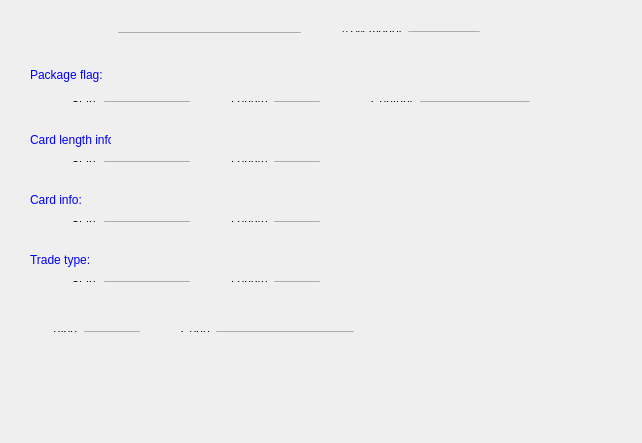
<?xml version="1.0" encoding="UTF-8"?>
<ui version="4.0">
 <class>CATMNetParamsClass</class>
 <widget class="QWidget" name="CATMNetParamsClass">
  <property name="geometry">
   <rect>
    <x>0</x>
    <y>0</y>
    <width>642</width>
    <height>443</height>
   </rect>
  </property>
  <property name="windowTitle">
   <string>CATMNetParams</string>
  </property>
  <widget class="QLabel" name="label_3">
   <property name="geometry">
    <rect>
     <x>30</x>
     <y>65</y>
     <width>81</width>
     <height>21</height>
    </rect>
   </property>
   <property name="text">
    <string>&lt;!DOCTYPE HTML PUBLIC &quot;-//W3C//DTD HTML 4.0//EN&quot; &quot;http://www.w3.org/TR/REC-html40/strict.dtd&quot;&gt;
&lt;html&gt;&lt;head&gt;&lt;meta name=&quot;qrichtext&quot; content=&quot;1&quot; /&gt;&lt;style type=&quot;text/css&quot;&gt;
p, li { white-space: pre-wrap; }
&lt;/style&gt;&lt;/head&gt;&lt;body style=&quot; font-family:'宋体'; font-size:9pt; font-weight:400; font-style:normal;&quot;&gt;
&lt;p style=&quot; margin-top:0px; margin-bottom:0px; margin-left:0px; margin-right:0px; -qt-block-indent:0; text-indent:0px;&quot;&gt;&lt;span style=&quot; color:#0000ff;&quot;&gt;Package flag:&lt;/span&gt;&lt;/p&gt;&lt;/body&gt;&lt;/html&gt;</string>
   </property>
  </widget>
  <widget class="QWidget" name="layoutWidget">
   <property name="geometry">
    <rect>
     <x>220</x>
     <y>90</y>
     <width>111</width>
     <height>23</height>
    </rect>
   </property>
   <layout class="QGridLayout" name="gridLayout_4">
    <item row="0" column="0">
     <widget class="QLabel" name="label_5">
      <property name="text">
       <string>Length</string>
      </property>
     </widget>
    </item>
    <item row="0" column="1">
     <widget class="QLineEdit" name="editSignLength"/>
    </item>
   </layout>
  </widget>
  <widget class="QWidget" name="layoutWidget_2">
   <property name="geometry">
    <rect>
     <x>360</x>
     <y>90</y>
     <width>181</width>
     <height>23</height>
    </rect>
   </property>
   <layout class="QGridLayout" name="gridLayout_5">
    <item row="0" column="0">
     <widget class="QLabel" name="label_6">
      <property name="text">
       <string>Content</string>
      </property>
     </widget>
    </item>
    <item row="0" column="1">
     <widget class="QLineEdit" name="editSignContent"/>
    </item>
   </layout>
  </widget>
  <widget class="QWidget" name="layoutWidget_3">
   <property name="geometry">
    <rect>
     <x>60</x>
     <y>150</y>
     <width>141</width>
     <height>23</height>
    </rect>
   </property>
   <layout class="QGridLayout" name="gridLayout_6">
    <item row="0" column="0">
     <widget class="QLabel" name="label_7">
      <property name="text">
       <string>Start</string>
      </property>
     </widget>
    </item>
    <item row="0" column="1">
     <widget class="QLineEdit" name="editCardLenBeginPos"/>
    </item>
   </layout>
  </widget>
  <widget class="QWidget" name="layoutWidget_4">
   <property name="geometry">
    <rect>
     <x>220</x>
     <y>150</y>
     <width>111</width>
     <height>23</height>
    </rect>
   </property>
   <layout class="QGridLayout" name="gridLayout_7">
    <item row="0" column="0">
     <widget class="QLabel" name="label_8">
      <property name="text">
       <string>Length</string>
      </property>
     </widget>
    </item>
    <item row="0" column="1">
     <widget class="QLineEdit" name="editCardLenLen"/>
    </item>
   </layout>
  </widget>
  <widget class="QWidget" name="layoutWidget_5">
   <property name="geometry">
    <rect>
     <x>60</x>
     <y>210</y>
     <width>141</width>
     <height>23</height>
    </rect>
   </property>
   <layout class="QGridLayout" name="gridLayout_8">
    <item row="0" column="0">
     <widget class="QLabel" name="label_10">
      <property name="text">
       <string>Start</string>
      </property>
     </widget>
    </item>
    <item row="0" column="1">
     <widget class="QLineEdit" name="editCardPos"/>
    </item>
   </layout>
  </widget>
  <widget class="QWidget" name="layoutWidget_6">
   <property name="geometry">
    <rect>
     <x>220</x>
     <y>210</y>
     <width>111</width>
     <height>23</height>
    </rect>
   </property>
   <layout class="QGridLayout" name="gridLayout_9">
    <item row="0" column="0">
     <widget class="QLabel" name="label_11">
      <property name="text">
       <string>Length</string>
      </property>
     </widget>
    </item>
    <item row="0" column="1">
     <widget class="QLineEdit" name="editCardLen"/>
    </item>
   </layout>
  </widget>
  <widget class="QWidget" name="layoutWidget_7">
   <property name="geometry">
    <rect>
     <x>60</x>
     <y>270</y>
     <width>141</width>
     <height>23</height>
    </rect>
   </property>
   <layout class="QGridLayout" name="gridLayout_10">
    <item row="0" column="0">
     <widget class="QLabel" name="label_13">
      <property name="text">
       <string>Start</string>
      </property>
     </widget>
    </item>
    <item row="0" column="1">
     <widget class="QLineEdit" name="editBusinessPos"/>
    </item>
   </layout>
  </widget>
  <widget class="QWidget" name="layoutWidget_8">
   <property name="geometry">
    <rect>
     <x>220</x>
     <y>270</y>
     <width>111</width>
     <height>23</height>
    </rect>
   </property>
   <layout class="QGridLayout" name="gridLayout_11">
    <item row="0" column="0">
     <widget class="QLabel" name="label_14">
      <property name="text">
       <string>Length</string>
      </property>
     </widget>
    </item>
    <item row="0" column="1">
     <widget class="QLineEdit" name="editBusinessLen"/>
    </item>
   </layout>
  </widget>
  <widget class="QLabel" name="label_9">
   <property name="geometry">
    <rect>
     <x>30</x>
     <y>130</y>
     <width>81</width>
     <height>21</height>
    </rect>
   </property>
   <property name="text">
    <string>&lt;!DOCTYPE HTML PUBLIC &quot;-//W3C//DTD HTML 4.0//EN&quot; &quot;http://www.w3.org/TR/REC-html40/strict.dtd&quot;&gt;
&lt;html&gt;&lt;head&gt;&lt;meta name=&quot;qrichtext&quot; content=&quot;1&quot; /&gt;&lt;style type=&quot;text/css&quot;&gt;
p, li { white-space: pre-wrap; }
&lt;/style&gt;&lt;/head&gt;&lt;body style=&quot; font-family:'宋体'; font-size:9pt; font-weight:400; font-style:normal;&quot;&gt;
&lt;p style=&quot; margin-top:0px; margin-bottom:0px; margin-left:0px; margin-right:0px; -qt-block-indent:0; text-indent:0px;&quot;&gt;&lt;span style=&quot; color:#0000ff;&quot;&gt;Card length info:&lt;/span&gt;&lt;/p&gt;&lt;/body&gt;&lt;/html&gt;</string>
   </property>
  </widget>
  <widget class="QLabel" name="label_12">
   <property name="geometry">
    <rect>
     <x>30</x>
     <y>190</y>
     <width>81</width>
     <height>21</height>
    </rect>
   </property>
   <property name="text">
    <string>&lt;!DOCTYPE HTML PUBLIC &quot;-//W3C//DTD HTML 4.0//EN&quot; &quot;http://www.w3.org/TR/REC-html40/strict.dtd&quot;&gt;
&lt;html&gt;&lt;head&gt;&lt;meta name=&quot;qrichtext&quot; content=&quot;1&quot; /&gt;&lt;style type=&quot;text/css&quot;&gt;
p, li { white-space: pre-wrap; }
&lt;/style&gt;&lt;/head&gt;&lt;body style=&quot; font-family:'宋体'; font-size:9pt; font-weight:400; font-style:normal;&quot;&gt;
&lt;p style=&quot; margin-top:0px; margin-bottom:0px; margin-left:0px; margin-right:0px; -qt-block-indent:0; text-indent:0px;&quot;&gt;&lt;span style=&quot; color:#0000ff;&quot;&gt;Card info:&lt;/span&gt;&lt;/p&gt;&lt;/body&gt;&lt;/html&gt;</string>
   </property>
  </widget>
  <widget class="QLabel" name="label_15">
   <property name="geometry">
    <rect>
     <x>30</x>
     <y>250</y>
     <width>81</width>
     <height>21</height>
    </rect>
   </property>
   <property name="text">
    <string>&lt;!DOCTYPE HTML PUBLIC &quot;-//W3C//DTD HTML 4.0//EN&quot; &quot;http://www.w3.org/TR/REC-html40/strict.dtd&quot;&gt;
&lt;html&gt;&lt;head&gt;&lt;meta name=&quot;qrichtext&quot; content=&quot;1&quot; /&gt;&lt;style type=&quot;text/css&quot;&gt;
p, li { white-space: pre-wrap; }
&lt;/style&gt;&lt;/head&gt;&lt;body style=&quot; font-family:'宋体'; font-size:9pt; font-weight:400; font-style:normal;&quot;&gt;
&lt;p style=&quot; margin-top:0px; margin-bottom:0px; margin-left:0px; margin-right:0px; -qt-block-indent:0; text-indent:0px;&quot;&gt;&lt;span style=&quot; color:#0000ff;&quot;&gt;Trade type:&lt;/span&gt;&lt;/p&gt;&lt;/body&gt;&lt;/html&gt;</string>
   </property>
  </widget>
  <widget class="QWidget" name="layoutWidget">
   <property name="geometry">
    <rect>
     <x>330</x>
     <y>20</y>
     <width>161</width>
     <height>23</height>
    </rect>
   </property>
   <layout class="QGridLayout" name="gridLayout_2">
    <item row="0" column="0">
     <widget class="QLabel" name="label_2">
      <property name="text">
       <string>ATM model</string>
      </property>
     </widget>
    </item>
    <item row="0" column="1">
     <widget class="QComboBox" name="comboATMType"/>
    </item>
   </layout>
  </widget>
  <widget class="QWidget" name="layoutWidget">
   <property name="geometry">
    <rect>
     <x>60</x>
     <y>90</y>
     <width>141</width>
     <height>23</height>
    </rect>
   </property>
   <layout class="QGridLayout" name="gridLayout_3">
    <item row="0" column="0">
     <widget class="QLabel" name="label_4">
      <property name="text">
       <string>Start</string>
      </property>
     </widget>
    </item>
    <item row="0" column="1">
     <widget class="QLineEdit" name="editSignBeginPos"/>
    </item>
   </layout>
  </widget>
  <widget class="QWidget" name="layoutWidget">
   <property name="geometry">
    <rect>
     <x>170</x>
     <y>320</y>
     <width>195</width>
     <height>23</height>
    </rect>
   </property>
   <layout class="QGridLayout" name="gridLayout_12">
    <item row="0" column="0">
     <widget class="QLabel" name="label_17">
      <property name="text">
       <string>Code</string>
      </property>
     </widget>
    </item>
    <item row="0" column="1">
     <widget class="QLineEdit" name="editCode"/>
    </item>
   </layout>
  </widget>
  <widget class="QWidget" name="layoutWidget">
   <property name="geometry">
    <rect>
     <x>40</x>
     <y>320</y>
     <width>111</width>
     <height>23</height>
    </rect>
   </property>
   <layout class="QGridLayout" name="gridLayout_13">
    <item row="0" column="0">
     <widget class="QLabel" name="label_16">
      <property name="text">
       <string>Type</string>
      </property>
     </widget>
    </item>
    <item row="0" column="1">
     <widget class="QComboBox" name="comboCodeType"/>
    </item>
   </layout>
  </widget>
  <widget class="QWidget" name="layoutWidget">
   <property name="geometry">
    <rect>
     <x>61</x>
     <y>21</y>
     <width>251</width>
     <height>23</height>
    </rect>
   </property>
   <layout class="QGridLayout" name="gridLayout">
    <item row="0" column="0">
     <widget class="QLabel" name="label">
      <property name="text">
       <string>&lt;!DOCTYPE HTML PUBLIC &quot;-//W3C//DTD HTML 4.0//EN&quot; &quot;http://www.w3.org/TR/REC-html40/strict.dtd&quot;&gt;
&lt;html&gt;&lt;head&gt;&lt;meta name=&quot;qrichtext&quot; content=&quot;1&quot; /&gt;&lt;style type=&quot;text/css&quot;&gt;
p, li { white-space: pre-wrap; }
&lt;/style&gt;&lt;/head&gt;&lt;body style=&quot; font-family:'宋体'; font-size:9pt; font-weight:400; font-style:normal;&quot;&gt;
&lt;p align=&quot;right&quot; style=&quot; margin-top:0px; margin-bottom:0px; margin-left:0px; margin-right:0px; -qt-block-indent:0; text-indent:0px;&quot;&gt;ATM IP&lt;/p&gt;&lt;/body&gt;&lt;/html&gt;</string>
      </property>
     </widget>
    </item>
    <item row="0" column="1">
     <widget class="QLineEdit" name="editIP"/>
    </item>
   </layout>
  </widget>
 </widget>
 <layoutdefault spacing="6" margin="11"/>
 <resources/>
 <connections/>
</ui>
